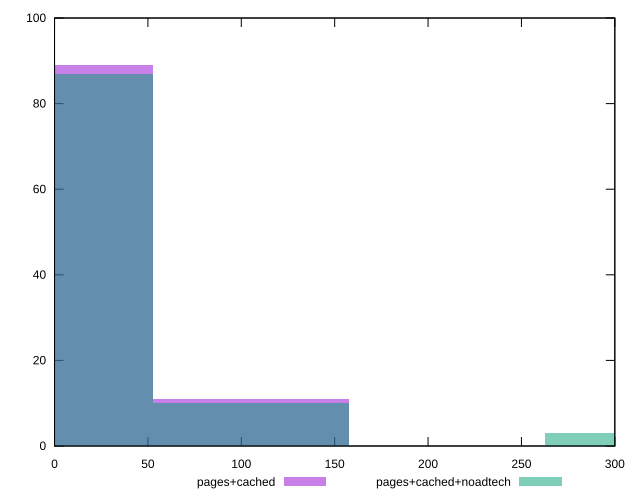

The script that saved this image:
reset

$pagesCached <<EOF
0 89
104.992324691097 11
EOF

$pagesCachedNoadtech <<EOF
314.976974073291 3
0 87
104.992324691097 10
EOF

set key outside below
set boxwidth 104.992324691097
set xrange [0:300]
set yrange [0:100]
set trange [0:100]
set style fill transparent solid 0.5 noborder
set terminal svg size 640, 500 enhanced background rgb 'white'
set output "report_00019_2021-02-10T18-14-37.922Z//unminified-javascript/comparison/histogram/1_vs_2.svg"

plot $pagesCached title "pages+cached" with boxes, \
     $pagesCachedNoadtech title "pages+cached+noadtech" with boxes

reset
